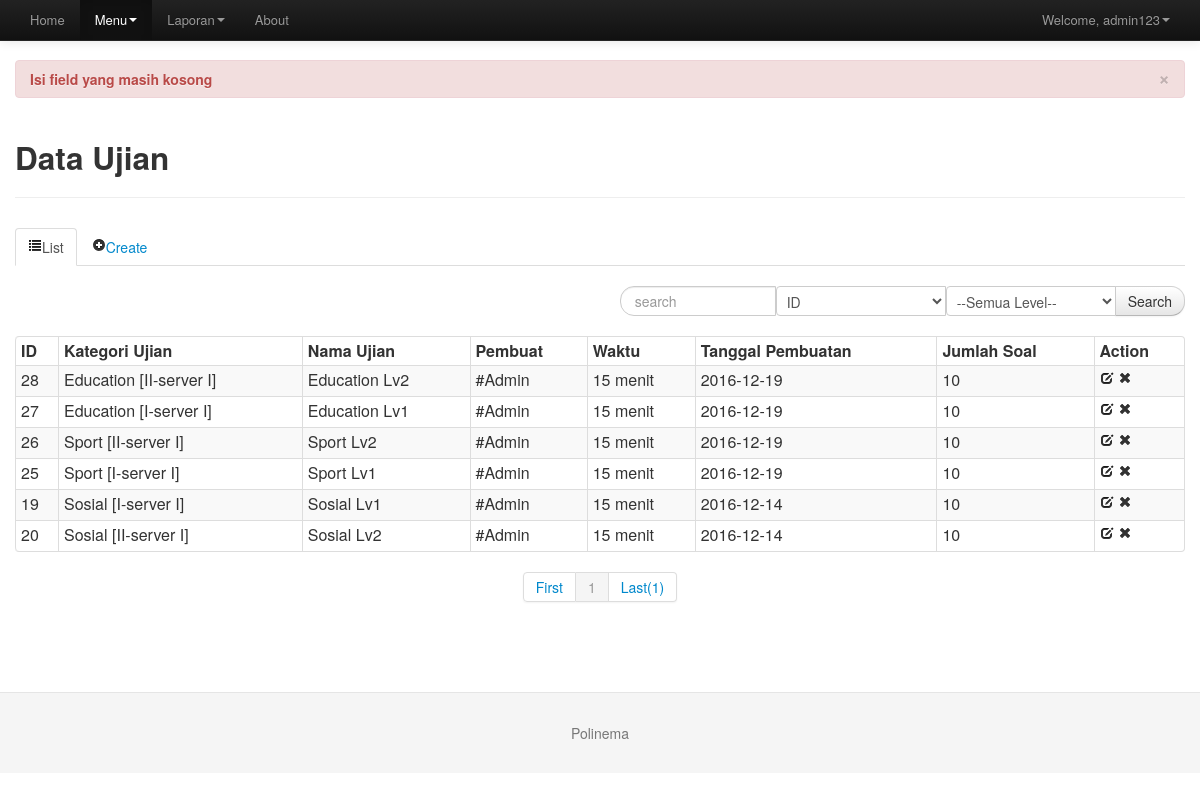
The page /?page=Ujian&error=empty (signed in) on the database its author committed.
### tables this page shows
CREATE TABLE IF NOT EXISTS `ujian` (
  `id` int(10) NOT NULL AUTO_INCREMENT,
  `id_matpel` int(10) NOT NULL,
  `nama_ujian` varchar(100) NOT NULL,
  `id_guru` int(10) NOT NULL,
  `text_pembuka` varchar(1000) NOT NULL,
  `waktu` int(100) NOT NULL,
  `tgl_input` date NOT NULL,
  `jml_soal` int(10) NOT NULL,
  PRIMARY KEY (`id`)
);

CREATE TABLE IF NOT EXISTS `matpel` (
  `id` int(10) NOT NULL AUTO_INCREMENT,
  `id_kelas` int(10) NOT NULL,
  `nama_matpel` varchar(100) NOT NULL,
  `kkm` varchar(100) NOT NULL,
  PRIMARY KEY (`id`)
);

CREATE TABLE IF NOT EXISTS `kelas` (
  `id` int(10) NOT NULL AUTO_INCREMENT,
  `id_jurusan` int(10) NOT NULL,
  `nama_kelas` varchar(100) NOT NULL,
  PRIMARY KEY (`id`)
);

CREATE TABLE IF NOT EXISTS `jurusan` (
  `id` int(10) NOT NULL AUTO_INCREMENT,
  `nama_jurusan` varchar(100) NOT NULL,
  PRIMARY KEY (`id`),
  UNIQUE KEY `nama_jurusan` (`nama_jurusan`)
);

### master/master_ujian.php (the view, shortened to what this page needs)
<div class="row">
<div class="span12">
<?php
	$dataPerPage = 10;
	if(isset($_GET['halaman']) and !empty($_GET['halaman']))
	{
		$noPage = $_GET['halaman'];
	}
	else $noPage = 1;
	$offset = ($noPage - 1) * $dataPerPage;
?>
	<div class="page-header">
		<h2>Data Ujian</h2>
	</div>
	<div>
		<ul class="nav nav-tabs">
            <li class="active"><a href="#list" data-toggle="tab"><i class="icon-list"></i>List</a></li>
            <li><a href="#new" data-toggle="tab"><i class="icon-plus-sign"></i>Create</a></li>
         </ul>
<div class="tab-content active">
    <div class="tab-pane active" id="list">
 		<form class="form-search" align="right" method="GET" action="">
		  <div class="input-append">
			<input type="text" class="span2 search-query" placeholder="search" name="txt_search">
			<select class="span2" name="jenis_search">
				<option value='ujian.id'>ID</option>
			</select>
			<select class="span2" name="kelas">
				<option value='all'>--Semua Level--</option>
			</select>
			<button type="submit" class="btn">Search</button>
		  </div>
		</form>
        <table class="table table-striped table-condensed table-bordered">
            <thead>
                <tr>
                    <th>ID</th>
                    <th>Kategori Ujian</th>
                    <th>Nama Ujian</th>
                    <th>Pembuat</th>
                    <th>Waktu</th>
                    <th>Tanggal Pembuatan</th>
                    <th>Jumlah Soal</th>
                    <th>Action</th>
                </tr>
            </thead>
        <tbody>
		<?php
		if(empty($_GET["txt_search"])){
		$txt_search="";
		}
		else{
		$txt_search=$_GET["txt_search"];
		}
		$jenis_search = $_GET["jenis_search"];
			if(empty($_GET['kelas']) || $_GET['kelas'] == "all"){
				$get_kelas = "";
			}else{
				$get_kelas = "and matpel.id_kelas='".$_GET['kelas']."' ";
			}
		if(!empty($txt_search)){
				if(isset($_SESSION["guru"])){
					$id_guru = $_SESSION["guru"];
					$query_count   = mysql_query("SELECT COUNT(*) AS jml_data FROM ujian,matpel where ujian.id_matpel=matpel.id and ujian.id_guru='$id_guru' and $jenis_search like '%$txt_search%' $get_kelas");
					$query_page = mysql_query("select ujian.id,ujian.jml_soal,ujian.id_matpel,ujian.text_pembuka,ujian.tgl_input,ujian.id_guru,ujian.nama_ujian,ujian.waktu,matpel.nama_matpel from ujian,matpel where ujian.id_matpel=matpel.id AND ujian.id_guru='$id_guru' $get_kelas and $jenis_search like '%$txt_search%' order by ujian.tgl_input desc LIMIT $offset, $dataPerPage");
				}else{
					$query_count   = mysql_query("SELECT COUNT(*) AS jml_data FROM ujian,matpel where ujian.id_matpel=matpel.id and $jenis_search like '%$txt_search%' $get_kelas");
					$query_page = mysql_query("select ujian.id,ujian.jml_soal,ujian.id_matpel,ujian.text_pembuka,ujian.tgl_input,ujian.id_guru,ujian.nama_ujian,ujian.waktu,matpel.nama_matpel from ujian,matpel where ujian.id_matpel=matpel.id $get_kelas and $jenis_search like '%$txt_search%' order by ujian.tgl_input desc LIMIT $offset, $dataPerPage");
				}
		}else{
				if(isset($_SESSION["guru"])){
					$id_guru = $_SESSION["guru"];
					$query_count   = mysql_query("SELECT COUNT(*) AS jml_data FROM ujian,matpel where ujian.id_matpel=matpel.id and ujian.id_guru='$id_guru' $get_kelas");
					$query_page = mysql_query("select ujian.id,ujian.jml_soal,ujian.id_matpel,ujian.text_pembuka,ujian.tgl_input,ujian.id_guru,ujian.nama_ujian,ujian.waktu,matpel.nama_matpel from ujian,matpel where ujian.id_matpel=matpel.id AND ujian.id_guru='$id_guru' $get_kelas order by ujian.tgl_input desc LIMIT $offset, $dataPerPage");
				}else{
					$query_count   = mysql_query("SELECT COUNT(*) AS jml_data FROM ujian,matpel where ujian.id_matpel=matpel.id $get_kelas");
					$query_page = mysql_query("select ujian.id,ujian.jml_soal,ujian.id_matpel,ujian.text_pembuka,ujian.tgl_input,ujian.id_guru,ujian.nama_ujian,ujian.waktu,matpel.nama_matpel from ujian,matpel where ujian.id_matpel=matpel.id $get_kelas order by ujian.tgl_input desc LIMIT $offset, $dataPerPage");
				}
		}
			$array_count   = mysql_fetch_array($query_count);
			$jml_data = $array_count["jml_data"];
			$jumPage = ceil($jml_data/$dataPerPage);
			while($array_page = mysql_fetch_array($query_page)){
				$id_matpel_page_kelas = $array_page["id_matpel"];
				$query_page_kelas = mysql_query("select kelas.nama_kelas,jurusan.nama_jurusan from matpel,kelas,jurusan where matpel.id_kelas=kelas.id and kelas.id_jurusan=jurusan.id and matpel.id='$id_matpel_page_kelas'");
				$array_page_kelas = mysql_fetch_array($query_page_kelas);
				$nama_kelas = $array_page_kelas['nama_kelas']."-".$array_page_kelas['nama_jurusan'];
				$id_guru = $array_page["id_guru"];
		?>
            <tr>
                <td><?php echo $array_page["id"]; ?></td>
                <td><?php echo $array_page["nama_matpel"]." [".$nama_kelas."]"; ?></td>
                <td><?php echo $array_page["nama_ujian"]; ?></td>
				<?php
					$query_page_guru = mysql_query("select*from guru where id='$id_guru'");
					$array_page_guru = mysql_fetch_array($query_page_guru);
						if(!empty($array_page_guru["nama_guru"])){
							echo "<td>".$array_page_guru["nama_guru"]."</td>";
						}else{
							echo "<td>#Admin</td>";
						}
				?>
                <td><?php echo $array_page["waktu"]." menit"; ?></td>
                <td><?php echo $array_page["tgl_input"]; ?></td>
                <td><?php echo $array_page["jml_soal"]; ?></td>
                <td>
                    <a href="#edit" data-toggle="modal" onclick="javacript:edit(<?php echo $array_page['id'].",".$array_page['jml_soal'].",'".$array_page['id_matpel']."','".$array_page['nama_matpel']." [".$nama_kelas."]','".$array_page['nama_ujian']."','".$array_page['waktu']."','".$array_page['text_pembuka']."'";?>)"><i class="icon-edit"></i></a>
                    <a href="javascript:confirmDelete('proses/master_ujian/delete.php?id=<?php echo $array_page["id"]; ?>')"><i class="icon-remove"></i></a>
                </td>
            </tr>
		<?php
			}
		?>
        </tbody>
        </table>
		<div class="pagination pagination-centered">
			<?php
			if(!empty($txt_search)){
				if(empty($_GET['kelas']) || $_GET['kelas'] == "all"){
				$paging_kelas = "";
				}else{
				$paging_kelas = "&kelas=".$_GET['kelas'];
				}
			?>
            <ul>
                <li><a href="?page=Ujian&halaman=1&txt_search=<?php echo $txt_search; ?>&jenis_search=<?php echo $jenis_search; ?><?php echo $paging_kelas; ?>">First</a></li>
                <li>
					<?php
					if ($noPage > 1) echo  "<a href='?page=Ujian&halaman=".($noPage-1)."&txt_search=".$txt_search."&jenis_search=".$jenis_search.$paging_kelas."'>Prev</a>";
                   ?>
                </li>
					<?php
						$noPage1 = $noPage - 1;
						$noPage2 = $noPage - 2;
						$noPage3 = $noPage + 1;
						$noPage4 = $noPage + 2;
						if($noPage > 2)echo "<li><a href='?page=Ujian&halaman=".$noPage2."&txt_search=".$txt_search."&jenis_search=".$jenis_search.$paging_kelas."'>".$noPage2."</a></li>";
						if($noPage > 1)echo "<li><a href='?page=Ujian&halaman=".$noPage1."&txt_search=".$txt_search."&jenis_search=".$jenis_search.$paging_kelas."'>".$noPage1."</a></li>";
						echo "<li class='active'><a href='?page=Ujian&halaman=".$noPage."&txt_search=".$txt_search."&jenis_search=".$jenis_search.$paging_kelas."'>".$noPage."</a></li>";
						if($jumPage > $noPage){
							echo "<li><a href='?page=Ujian&halaman=".$noPage3."&txt_search=".$txt_search."&jenis_search=".$jenis_search.$paging_kelas."'>".$noPage3."</a></li>";
							if($jumPage > $noPage3)echo "<li><a href='?page=Ujian&halaman=".$noPage4."&txt_search=".$txt_search."&jenis_search=".$jenis_search.$paging_kelas."'>".$noPage4."</a></li>";
						}
					?>
                <li>
                        <?php
						if ($noPage < $jumPage) echo "<li><a href='?page=Ujian&halaman=".($noPage+1)."&txt_search=".$txt_search."&jenis_search=".$jenis_search.$paging_kelas."'>Next</a>";
						?>
                </li>
                <li><a href="?page=Ujian&halaman=<?php echo $jumPage; ?>&txt_search=<?php echo $txt_search; ?>&jenis_search=<?php echo $jenis_search; ?><?php echo $paging_kelas; ?>">Last(<?php echo $jumPage; ?>)</a></li>
            </ul>
			<?php
			}else{
				if(empty($_GET['kelas']) || $_GET['kelas'] == "all"){
				$paging_kelas = "";
				}else{
				$paging_kelas = "&kelas=".$_GET['kelas'];
				}
			?>
            <ul>
                <li><a href="?page=Ujian&halaman=1<?php echo $paging_kelas; ?>">First</a></li>
					<?php
						echo "<li class='active'><a href='?page=Ujian&halaman=".$noPage.$paging_kelas."'>".$noPage."</a></li>";
					?>
                <li><a href="?page=Ujian&halaman=<?php echo $jumPage; ?><?php echo $paging_kelas; ?>">Last(<?php echo $jumPage; ?>)</a></li>
            </ul>
			<?php
			}
			?>
        </div>
    </div>
</div>
</div>
</div>
</div>
</div>

### menu/user.php (shortened to what this page needs)
<ul class="nav pull-right">
<?php
if($user_type == "admin"){
	$query_menu_user = mysql_query("select*from admin where id='$id_user'");
	$array_menu_user = mysql_fetch_array($query_menu_user);
	$nama_menu_user = $array_menu_user["nama"];
}else if($user_type == "siswa"){
	$query_menu_user = mysql_query("select*from siswa where id='$id_user'");
	$array_menu_user = mysql_fetch_array($query_menu_user);
	$nama_menu_user = $array_menu_user["nama_siswa"];
}
?>
	<li class="dropdown">
                 <a href="#" class="dropdown-toggle" data-toggle="dropdown">
                     Welcome, <?php echo $nama_menu_user; ?><b class="caret"></b>
                 </a>
             </li>
         </ul>
       </div>
     </div>
   </div>
 </div>

### assets/css/docs.css (style rules this page uses)
body { position: relative; padding-top: 40px; }

### rows shown on the page
ujian: id "28", id_matpel.nama_matpel "Education", kelas.nama_kelas "II-server I", nama_ujian "Education Lv2", waktu "15", tgl_input "2016-12-19", jml_soal "10"
ujian: id "27", id_matpel.nama_matpel "Education", kelas.nama_kelas "I-server I", nama_ujian "Education Lv1", waktu "15", tgl_input "2016-12-19", jml_soal "10"
ujian: id "26", id_matpel.nama_matpel "Sport", kelas.nama_kelas "II-server I", nama_ujian "Sport Lv2", waktu "15", tgl_input "2016-12-19", jml_soal "10"
ujian: id "25", id_matpel.nama_matpel "Sport", kelas.nama_kelas "I-server I", nama_ujian "Sport Lv1", waktu "15", tgl_input "2016-12-19", jml_soal "10"
ujian: id "19", id_matpel.nama_matpel "Sosial", kelas.nama_kelas "I-server I", nama_ujian "Sosial Lv1", waktu "15", tgl_input "2016-12-14", jml_soal "10"
ujian: id "20", id_matpel.nama_matpel "Sosial", kelas.nama_kelas "II-server I", nama_ujian "Sosial Lv2", waktu "15", tgl_input "2016-12-14", jml_soal "10"

### other values the page prints
$nama_menu_user "admin123"
$noPage "1"
$jumPage "1"
